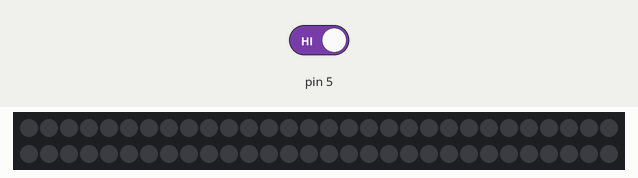
This sketch was run on a simulated Arduino Uno, built with avr-gcc and run on an emulated ATmega328P. On the bench: 60 RGB LEDs in strip order, left to right, continuing on the next row. The inputs (shaded band) are chosen by the test bench; at power-on: pin 5 HIGH.

Above: at 1.3 s.
1.4 s: pin 5 driven LOW
At 1.89 s:
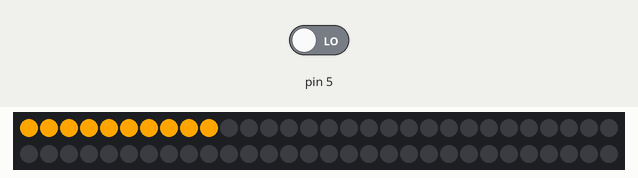
At 5.3 s:
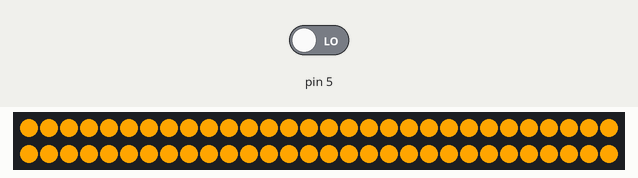
Timing chart, 0 to 6.8 s (numbered marks = the images above; inputs shaded):
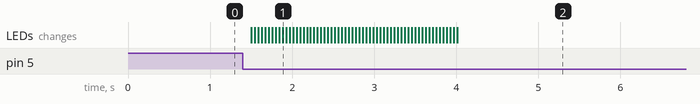

Measured:
- after the input at 1.4 s, the LEDs: first change after 0.10 s (image 1 shows a later state)

The sketch:

orange.ino
```cpp
#include <FastLED.h>

#define LED_PIN 4
#define NUM_LEDS 60

CRGB leds[NUM_LEDS];

void setup() {
  // put your setup code here, to run once:
 FastLED.addLeds<WS2812B, LED_PIN, GRB>(leds, NUM_LEDS);
 pinMode(5,INPUT);
 pinMode(4,OUTPUT);
}

void loop() {
  int keypressed = 0;
  //read sensor value
  int sensorVal = digitalRead(5);
  Serial.println(sensorVal);
  //if touched
  if(sensorVal == LOW){
    digitalWrite(2,HIGH);
    //one fruit pressed
    ++keypressed;
    Serial.print("pressed: ");
    Serial.println(sensorVal);
    //trun on leds
    for(int i=0;i<=60;i++){
        leds[i] = CRGB::Orange;
        FastLED.show();
        delay(40);
    }
  }
  //Serial.println(keypressed);
  //no fruit pressed
  if(keypressed == 0){
    digitalWrite(4,LOW);
  }

  delay(250);

}
```
